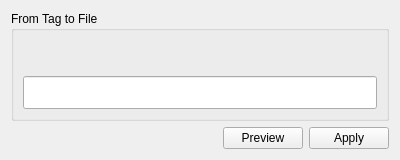
<?xml version="1.0" encoding="UTF-8"?>
<ui version="4.0">
 <class>TagConverter</class>
 <widget class="QWidget" name="TagConverter">
  <property name="geometry">
   <rect>
    <x>0</x>
    <y>0</y>
    <width>400</width>
    <height>148</height>
   </rect>
  </property>
  <layout class="QVBoxLayout" name="verticalLayout">
   <item>
    <widget class="QGroupBox" name="groupBox">
     <property name="title">
      <string>From Tag to File</string>
     </property>
     <layout class="QVBoxLayout" name="verticalLayout_2">
      <item>
       <widget class="QWidget" name="tagPool" native="true">
        <property name="minimumSize">
         <size>
          <width>300</width>
          <height>30</height>
         </size>
        </property>
       </widget>
      </item>
      <item>
       <widget class="QLineEdit" name="tagPattern">
        <property name="font">
         <font>
          <pointsize>16</pointsize>
         </font>
        </property>
       </widget>
      </item>
     </layout>
    </widget>
   </item>
   <item>
    <layout class="QHBoxLayout" name="horizontalLayout">
     <item>
      <spacer name="horizontalSpacer">
       <property name="orientation">
        <enum>Qt::Horizontal</enum>
       </property>
       <property name="sizeHint" stdset="0">
        <size>
         <width>40</width>
         <height>20</height>
        </size>
       </property>
      </spacer>
     </item>
     <item>
      <widget class="QPushButton" name="pushButton">
       <property name="text">
        <string>Preview</string>
       </property>
      </widget>
     </item>
     <item>
      <widget class="QPushButton" name="pushButton_2">
       <property name="text">
        <string>Apply</string>
       </property>
      </widget>
     </item>
    </layout>
   </item>
  </layout>
 </widget>
 <resources/>
 <connections/>
</ui>
